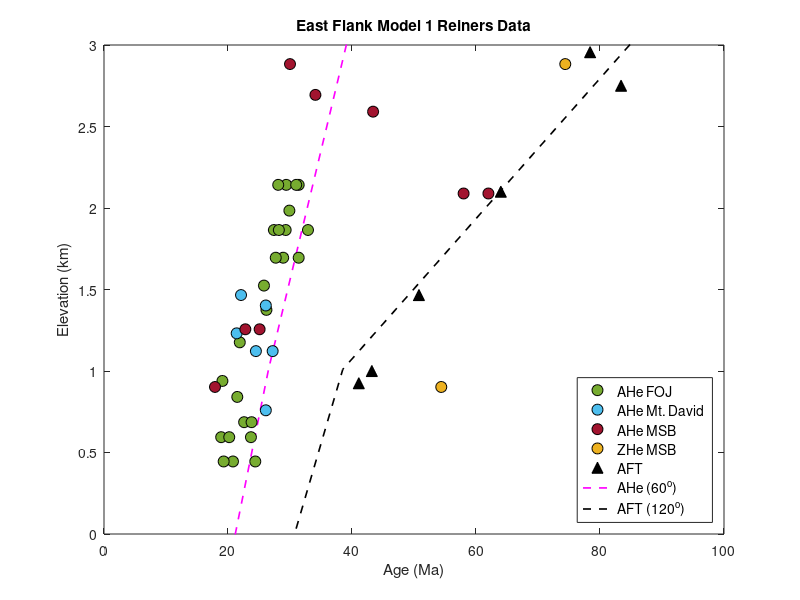

The MATLAB source for this figure:
%load data structure with east flank Reiners data
%AHe and AFT are just the first few columns of the TC output from 
%tqtec until the model converges on the oldest age. All I did was import
%these as matrices and add to the structure.mat file
load('east.mat')
sample=east.sample;
elevation=east.elevation;
elevation=elevation./10^3;
age=east.age;
error=east.error;
AHe=east.AHe;
AFT=east.AFT;

%plot of East Flank data and TC data from tqtec
hold on
box on
title('East Flank Model 1 Reiners Data');
%p7=plot(abs((AFT(:,1)-85)),(AFT(:,2)),'-k','LineWidth',1.2); %flip x-xaxis ages from model
%p6=plot(abs((AHe(:,1)-85)),(AHe(:,2)),'-m','LineWidth',1.2); %flip x-axis ages from model
p7=plot(abs((AFT(:,1)-85)),(AFT(:,2)-0.5),'--k','LineWidth',1.2); %change offset for tqtec depth
p6=plot(abs((AHe(:,1)-85)),(AHe(:,2)-0.5),'--m','LineWidth',1.2); %change offset for tqtec depth
p1=plot(age(1:25),elevation(1:25),'o','MarkerSize', 8, 'MarkerEdgeColor','k',...
'MarkerFaceColor',[0.4660 0.6740 0.1880]);
p2=plot(age(26:31),elevation(26:31),'o','MarkerSize', 8, 'MarkerEdgeColor','k',...
'MarkerFaceColor',[0.3010 0.7450 0.9330]);
p3=plot(age(32:39),elevation(32:39),'o','MarkerSize', 8, 'MarkerEdgeColor','k',...
'MarkerFaceColor',[0.6350 0.0780 0.1840]);
p4=plot(age(40:41),elevation(40:41),'o','MarkerSize', 8, 'MarkerEdgeColor','k',...
'MarkerFaceColor',[0.9290 0.6940 0.1250]);
p5=plot(age(42:end),elevation(42:end),'^','MarkerSize', 8, 'MarkerEdgeColor','k',...
'MarkerFaceColor','k');
xlabel('Age (Ma)')
ylabel('Elevation (km)')
ylim([0 3]);
legend([p1,p2,p3,p4,p5,p6,p7],{'AHe FOJ','AHe Mt. David','AHe MSB','ZHe MSB', 'AFT','AHe (60^o)','AFT (120^o)'},'location',...
    'southeast','FontSize',10)
%legend([p1,p2,p3,p4],{'AHe FOJ','AHe Mt. David','AHe MSB','ZHe MSB'},'location',...
%    'southeast','FontSize',10)